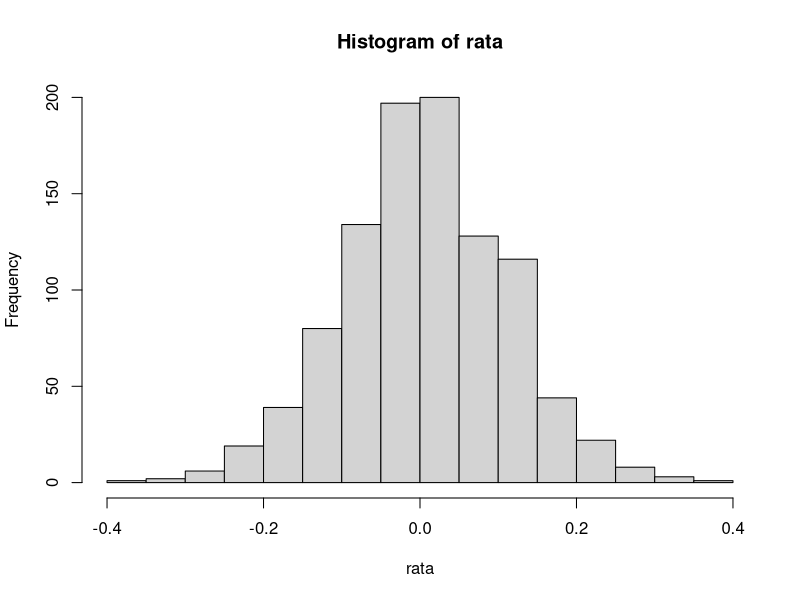

Here is the R script that generated this plot:
#MEAN BOOTSTRAP
set.seed(100)
data=rnorm(100,0,1)
bootstrap=function(data, n, B)
{
  ulang=matrix(nrow=n,ncol=B);ulang
  rata=matrix(nrow=1, ncol=B);rata
  for (i in 1:B)
  {
    ulang[,i]=sample(data, n, replace=T)
    rata[,i]=mean(ulang[,i])
  }
  rata
  ulang
  hist(rata)
  meanB=mean(rata)
  bias=meanB-mean(data)
  seB=sd(rata)
  list(mean=mean(data), meanboostrap=meanB, e=bias, seB=seB)
}
bootstrap(data, 100, 1000)


